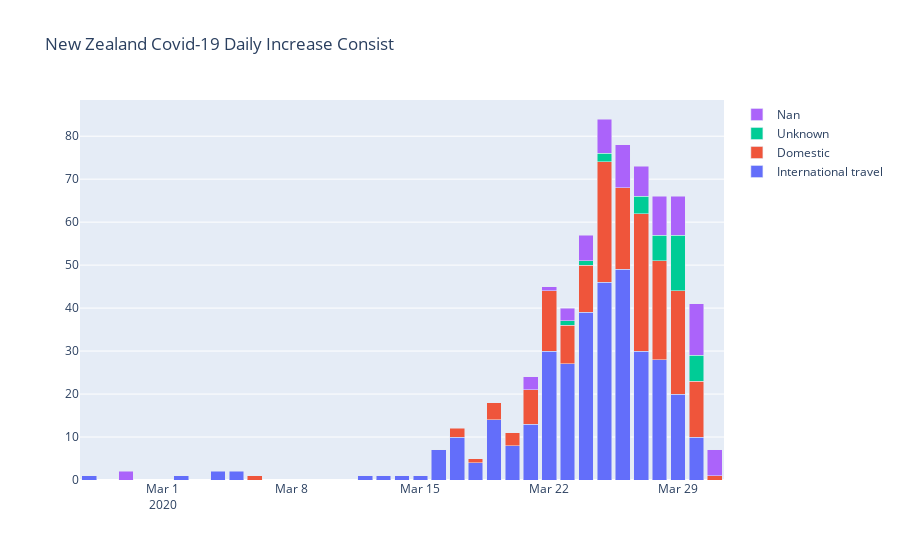

The cell this chart's notebook holds for it:
### Code cell
fig = go.Figure(go.Bar(x=overseas_count_fn('Yes').index, y=overseas_count_fn('Yes')['Count'], name='International travel' ))
fig.add_trace(go.Bar(x=overseas_count_fn('No').index, y=overseas_count_fn('No')['Count'], name='Domestic' ))
fig.add_trace(go.Bar(x=overseas_count_fn('Unknown').index, y=overseas_count_fn('Unknown')['Count'], name='Unknown' ))
fig.add_trace(go.Bar(x=overseas_count_fn('Nan').index, y=overseas_count_fn('Nan')['Count'], name='Nan' ))
fig.update_layout(barmode='stack', title='New Zealand Covid-19 Daily Increase Consist')
fig.show()

### Figure 1 — Plotly figure (JSON) as saved in the notebook; plotly's stock layout.template omitted (floating-point values rounded to 4 significant figures)
{"data": [{"name": "International travel", "type": "bar", "x": ["2020-02-26T00:00:00", "2020-03-02T00:00:00", "2020-03-04T00:00:00", "2020-03-05T00:00:00", "2020-03-12T00:00:00", "2020-03-13T00:00:00", "2020-03-14T00:00:00", "2020-03-15T00:00:00", "2020-03-16T00:00:00", "2020-03-17T00:00:00", "2020-03-18T00:00:00", "2020-03-19T00:00:00", "2020-03-20T00:00:00", "2020-03-21T00:00:00", "2020-03-22T00:00:00", "2020-03-23T00:00:00", "2020-03-24T00:00:00", "2020-03-25T00:00:00", "2020-03-26T00:00:00", "2020-03-27T00:00:00", "2020-03-28T00:00:00", "2020-03-29T00:00:00", "2020-03-30T00:00:00"], "y": [1, 1, 2, 2, 1, 1, 1, 1, 7, 10, 4, 14, 8, 13, 30, 27, 39, 46, 49, 30, 28, 20, 10]}, {"name": "Domestic", "type": "bar", "x": ["2020-03-06T00:00:00", "2020-03-17T00:00:00", "2020-03-18T00:00:00", "2020-03-19T00:00:00", "2020-03-20T00:00:00", "2020-03-21T00:00:00", "2020-03-22T00:00:00", "2020-03-23T00:00:00", "2020-03-24T00:00:00", "2020-03-25T00:00:00", "2020-03-26T00:00:00", "2020-03-27T00:00:00", "2020-03-28T00:00:00", "2020-03-29T00:00:00", "2020-03-30T00:00:00", "2020-03-31T00:00:00"], "y": [1, 2, 1, 4, 3, 8, 14, 9, 11, 28, 19, 32, 23, 24, 13, 1]}, {"name": "Unknown", "type": "bar", "x": ["2020-03-23T00:00:00", "2020-03-24T00:00:00", "2020-03-25T00:00:00", "2020-03-27T00:00:00", "2020-03-28T00:00:00", "2020-03-29T00:00:00", "2020-03-30T00:00:00"], "y": [1, 1, 2, 4, 6, 13, 6]}, {"name": "Nan", "type": "bar", "x": ["2020-02-28T00:00:00", "2020-03-21T00:00:00", "2020-03-22T00:00:00", "2020-03-23T00:00:00", "2020-03-24T00:00:00", "2020-03-25T00:00:00", "2020-03-26T00:00:00", "2020-03-27T00:00:00", "2020-03-28T00:00:00", "2020-03-29T00:00:00", "2020-03-30T00:00:00", "2020-03-31T00:00:00"], "y": [2, 3, 1, 3, 6, 8, 10, 7, 9, 9, 12, 6]}], "layout": {"barmode": "stack", "title": {"text": "New Zealand Covid-19 Daily Increase Consist"}}}
